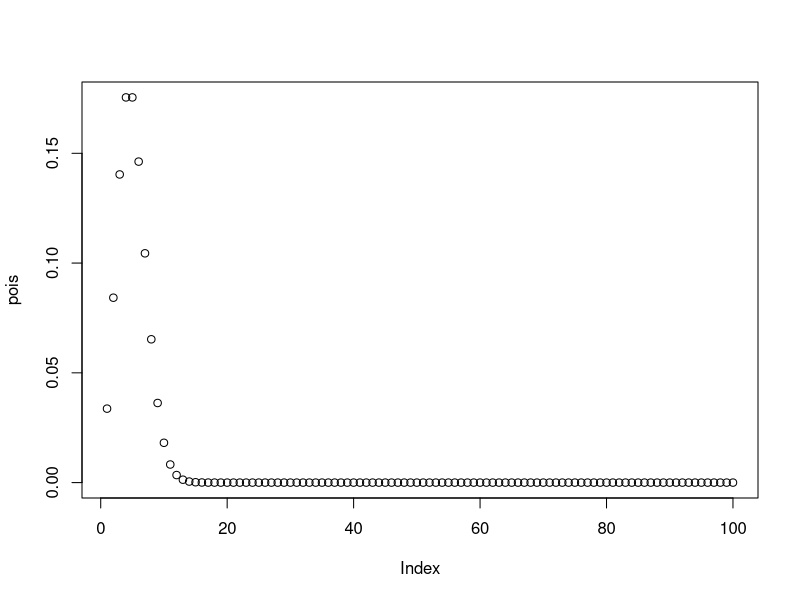

R code for this plot:
x <- 32 + 16^2 - 25^3
y <- x/345
aleatoriedade <- runif(30, min = 10, max = 50)
rm(y)
rm(list = ls())
pois <- dpois(1:100, 5, log = FALSE)
plot(pois)
